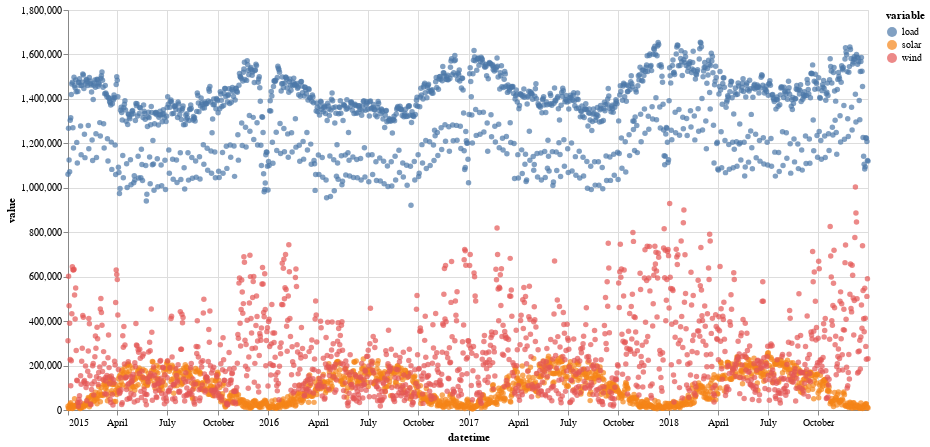

Notebook code cell kept with this figure:
### Markdown cell above
To visualize the contents of the DataFrame with Altair, we turn the date/time information in the index into its own column `datetime` again and transform the DataFrame from [wide to long form](https://altair-viz.github.io/user_guide/data.html#long-form-vs-wide-form-data) using the `melt()` method. We pass the name of the `datetime` column to the melt method so that it is treated as an index variable. To keep it short, these two steps `reset_index()` and `melt("datetime")` are done in one go right when we create the `Chart()`, which is what we are going to the in the rest of the tutorial.

Now let's start with a scatterplot visualization of the daily data:

### Code cell
alt.Chart(days.reset_index().melt("datetime")).mark_circle().encode(
    x='datetime',
    y='value',
    color='variable',
).properties(width=800, height=400)

### Figure 1 — Vega-Lite specification as saved in the notebook (floating-point values rounded to 4 significant figures; data arrays with more than 128 entries replaced by an {"elided": "..."} marker saying what was removed)
{"config": {"view": {"continuousWidth": 400, "continuousHeight": 300}}, "data": {"name": "data-f7c24830b6d361807cc5a27700438cfb"}, "mark": "circle", "encoding": {"color": {"type": "nominal", "field": "variable"}, "x": {"type": "temporal", "field": "datetime"}, "y": {"type": "quantitative", "field": "value"}}, "height": 400, "width": 800, "$schema": "https://vega.github.io/schema/vega-lite/v4.8.1.json", "datasets": {"data-f7c24830b6d361807cc5a27700438cfb": {"elided": "4383 records"}}}
